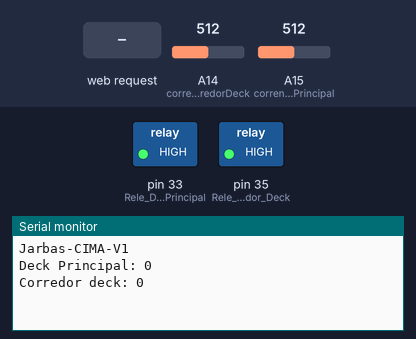
Simulated run of this sketch. Board: Arduino Mega 2560, built with avr-gcc and run on an emulated ATmega2560. Parts: switched loads named in the sketch (green lamp = pin HIGH), the last lines printed to the serial monitor. Inputs (shaded band) come from the test bench; at power-on: A14 (correnteReleCorredorDeck) = 512, A15 (correnteReleDeckPrincipal) = 512.

Above: at 1.2 s.
1.3 s: HTTP request GET /ir? received
At 2.5 s:
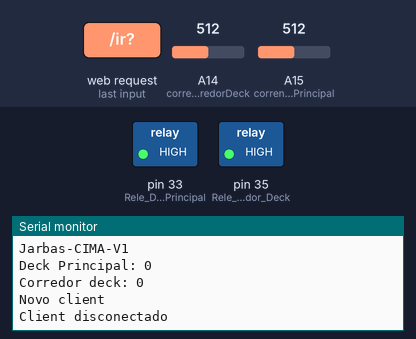
2.8 s: HTTP request GET /rele? received
At 4.3 s:
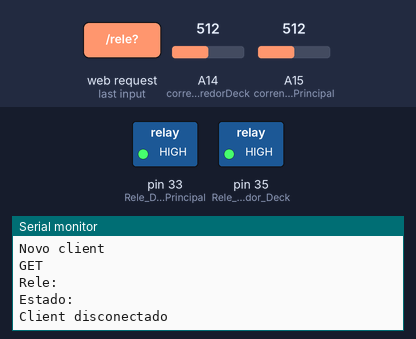

The sketch:

JARBAS_MEGA_CIMA.ino
```cpp
String jarbasVersion = "Jarbas-CIMA-V1";

/* ------------------------------------------------------------------ ETHERNET ------------------------------------------------------------------ */
//ethernet
#include <Ethernet.h>
#include <SPI.h>
EthernetServer server(8088); // Cria o servidor na porta 8080

byte myMac[]={0xDE, 0xAD, 0xBE, 0xEF, 0xFE, 0xED};  //Mac PRODUÇÃO
byte myIp[]  = { 192, 168, 0, 8 };   //define IP da central automação 1

byte gateway[] = { 192,168,0, 1 }; // ip do roteador
byte subnet[] = { 255, 255, 255, 0 };
/* ------------------------------------------------------------------ ETHERNET ------------------------------------------------------------------ */


#include <ArduinoJson.h>


/* ------------------------------------------------------------------ IR ------------------------------------------------------------------ */
/// IR
#include <IRremote.h>
IRsend irsend; // IR SALA
int NEGATIVOIRSALA = 22;
int NEGATIVOIRESCADA = 24;
int NEGATIVOIRCRIANCAS = 26;
int NEGATIVOIRMEIO = 28;
int NEGATIVOIRCASAL = 30;
int NEGATIVOIRBRINQUEDOTECA = 32;

/////// receptor IR sala
int RECV_PIN = 45; //45
IRrecv irrecv(RECV_PIN);

decode_results results;
float armazenavalor;

/* ------------------------------------------------------------------ IR ------------------------------------------------------------------ */


int Rele_Deck_Principal = 33;
int Rele_Corredor_Deck = 35;

int ESTADO_Rele_Deck_Principal = HIGH ;
int ESTADO_Rele_Corredor_Deck = HIGH ;

//sensor de tensão
float vetCorrente[300];
const int correnteReleDeckPrincipal = A15;
const int correnteReleCorredorDeck = A14;

// fim

String cmd = "";
String comando = "";
String estado = "";
String strTipo = "";
String strRepeticao = "";
String strLocal = "N";
String strTamanho = "";
int intTamanho;

bool debugControle = false;
bool debugTensao = false;
//----------------------------


void setPin(int pin, int flag){
  digitalWrite(pin, flag);
  if(debugControle == true){
    Serial.print("pin: ");
    Serial.print(pin);
    Serial.print(" flag: ");
    Serial.println(flag);
  }
}


void sendIr(String strRepeticao, String strLocal, String strValue)
{

/*
S - sala
E -escada
K -crianças
M -escritorio
C -casal
E -externas
*/

  if(strLocal != "S"){digitalWrite(NEGATIVOIRSALA, HIGH); }
  if(strLocal != "E"){digitalWrite(NEGATIVOIRESCADA, HIGH); }
  if(strLocal != "K"){digitalWrite(NEGATIVOIRCRIANCAS, HIGH); }
  if(strLocal != "M"){digitalWrite(NEGATIVOIRMEIO, HIGH); }
  //if(strLocal != "E"){digitalWrite(NEGATIVOIRMEIO, HIGH); }
  if(strLocal != "C"){digitalWrite(NEGATIVOIRCASAL, HIGH); }
  if(strLocal != "B"){digitalWrite(NEGATIVOIRBRINQUEDOTECA, HIGH); }


  int intRepeticao = strRepeticao.toInt();
  if(intRepeticao < 11){
    for (int i = 0; i < intRepeticao; i++) {
      unsigned long code = strValue.toInt();
      irsend.sendNEC(code, 32);
      delay(40);
    }
    if(debugControle == true){
      Serial.print("codigo:");
      Serial.print(strValue);
      Serial.print(" - repeticao:");
      Serial.print(strRepeticao);
      Serial.print(" - local:");
      Serial.println(strLocal);
    }
  }else{
    Serial.println("muitas repetições melhor parar");
  }

  if(strLocal != "S"){digitalWrite(NEGATIVOIRSALA, LOW); }
  if(strLocal != "E"){digitalWrite(NEGATIVOIRESCADA, LOW); }
  if(strLocal != "K"){digitalWrite(NEGATIVOIRCRIANCAS, LOW); }
  if(strLocal != "M"){digitalWrite(NEGATIVOIRMEIO, LOW); }
  //if(strLocal != "E"){digitalWrite(NEGATIVOIRMEIO, LOW); }
  if(strLocal != "C"){digitalWrite(NEGATIVOIRCASAL, LOW); }
  if(strLocal != "B"){digitalWrite(NEGATIVOIRBRINQUEDOTECA, LOW); }

  irrecv.enableIRIn(); // Re-enable receiver
}


void verificaTensao(int pin)
{

  //Serial.print("PIN = ");
  //Serial.println(pin);
  double maior_Valor = 0;
  double valor_Corrente = 0;

  float tensao = 127;
  float potencia = 0;

  for(int i = 0; i < 300; i++){
    vetCorrente[i] = analogRead(pin);
    //delayMicroseconds(600);
  }

  for(int i = 0; i < 300; i++){
    if(maior_Valor < vetCorrente[i]){
      maior_Valor = vetCorrente[i];
    }
  }

  maior_Valor = maior_Valor * 0.004882812;
  valor_Corrente = maior_Valor - 2.5;
  valor_Corrente = valor_Corrente * 1000;
  valor_Corrente = valor_Corrente / 66;         //sensibilidade : 66mV/A para ACS712 30A / 185mV/A para ACS712 5A
  valor_Corrente = valor_Corrente / 1.41421356;
  potencia = valor_Corrente * tensao;


  if(pin == 69){
    int Old_State_Rele_Deck_Principal = ESTADO_Rele_Deck_Principal;
    if(potencia > 55){
      ESTADO_Rele_Deck_Principal = HIGH;
      //Serial.println("ligado pin 69");
    }else{
      ESTADO_Rele_Deck_Principal = LOW;
      //Serial.println("desligado pin 69");
    }
    if(ESTADO_Rele_Deck_Principal != Old_State_Rele_Deck_Principal){
      Serial.print("Deck Principal: ");
      Serial.println(ESTADO_Rele_Deck_Principal);
    }
  }

  if(pin == 68){
    int Old_State_Rele_Corredor_Deck = ESTADO_Rele_Corredor_Deck;
    if(potencia > 55){
      ESTADO_Rele_Corredor_Deck = HIGH;
      //Serial.println("ligado pin 68");
    }else{
      ESTADO_Rele_Corredor_Deck = LOW;
      //Serial.println("desligado pin 68");
    }

    if(ESTADO_Rele_Corredor_Deck != Old_State_Rele_Corredor_Deck){
      Serial.print("Corredor deck: ");
      Serial.println(ESTADO_Rele_Corredor_Deck);
    }
  }


  if(debugTensao == true){
    Serial.print("Corrente = ");
    Serial.print(valor_Corrente);
    Serial.println(" A");

    Serial.print("Potencia = ");
    Serial.print(potencia);
    Serial.println(" W");
  }


}


void controlaLuz(int pin){
  //digitalWrite(pin, estado.toInt());
  digitalWrite(pin, !digitalRead(pin));
}
//inString.toInt()

void setup(){
  Serial.begin(9600);
  Ethernet.begin(myMac, myIp, gateway, subnet);//inicializa eternet


  pinMode(Rele_Deck_Principal, OUTPUT);
  pinMode(Rele_Corredor_Deck, OUTPUT);

  digitalWrite(Rele_Deck_Principal, HIGH);
  digitalWrite(Rele_Corredor_Deck, HIGH);

  //sensor de tensão
  pinMode(correnteReleDeckPrincipal, INPUT);
  pinMode(correnteReleCorredorDeck, INPUT);
  //fim

  irrecv.enableIRIn(); // Inicializa o receptor IR
  Serial.println(jarbasVersion);

}


void loop(){


  /////// RECEBE SERIAL //-----------------------------------------------------------------------------------------------------------
  if(Serial.available() > 0) {
    while(Serial.available() > 0){
      cmd += char(Serial.read());
      delay(10);
    }
    //Serial.println(cmd);
  }
  if (cmd.length() >0) {

    if(cmd == "portao"){
      //FLAGPortaoPedestre = LOW;
      Serial.println("teste");
    }

    // switch debug
    if(cmd == "debug-on"){debugControle = true;}
    if(cmd == "debug-off"){debugControle = false;}

    if(cmd == "debug-tensao-on"){debugTensao = true;}
    if(cmd == "debug-tensao-off"){debugTensao = false;}

    if(cmd == "rele10n"){
      digitalWrite(Rele_Deck_Principal, HIGH);
      Serial.println("aqui");
      }
    if(cmd == "rele10ff"){
      digitalWrite(Rele_Deck_Principal, LOW);
      Serial.println("aqui 2");
      }

      if(cmd == "rele20n"){
      digitalWrite(Rele_Corredor_Deck, HIGH);
      Serial.println("aqui");
      }
    if(cmd == "rele20ff"){
      digitalWrite(Rele_Corredor_Deck, LOW);
      Serial.println("aqui 2");
      }


    cmd = "";
  }
  //-----------------------------------------------------------------------------------------------------------------------------


verificaTensao(correnteReleDeckPrincipal);
verificaTensao(correnteReleCorredorDeck);


  /////// RECEBE ETHERNET //-----------------------------------------------------------------------------------------------------------
  EthernetClient client = server.available();
  if (!client) {
    return;
  }
  // Wait until the client sends some data
  Serial.println("Novo client");
  while(!client.available()){
    delay(1);
  }
  // Read the first line of the request
  String request = client.readStringUntil('\r');

  if(debugControle == true){
    Serial.print("Request: ");
    Serial.println(request);
  }

  if (request.indexOf("/ir?") != -1)  {
    strRepeticao = request.substring(9,10);
    intTamanho = request.length();
    strLocal = request.substring(intTamanho -9, intTamanho -10);
    comando = request.substring(10,intTamanho -10);
    sendIr(strRepeticao,strLocal, comando);


  }

  if (request.indexOf("/rele?") != -1)  {
    intTamanho = request.length();
    if(request.indexOf("POST /") != -1)  {
      estado = request.substring(11,12);
      comando = request.substring(12,intTamanho -9 );
      Serial.println("POST");
    }else if(request.indexOf("GET /") != -1)  {
      estado = request.substring(10,11);
      comando = request.substring(11,intTamanho -9 );
      Serial.println("GET");
    }


    Serial.print("Rele: ");
    Serial.println(comando);
    Serial.print("Estado: ");
    Serial.println(estado);

    if(comando == "Rele_Deck_Principal"){
      if(estado.toInt() != ESTADO_Rele_Deck_Principal){
        Serial.println("estado diferente");
        controlaLuz(Rele_Deck_Principal);

      }
    }
    if(comando == "Rele_Corredor_Deck"){
      if(estado.toInt() != ESTADO_Rele_Corredor_Deck){
        Serial.println("estado diferente");
        controlaLuz(Rele_Corredor_Deck);

      }


    }

  }


  // Return the response
  client.println("HTTP/1.1 200 OK");
  client.println("Content-Type: text/html");
  client.println("Access-Control-Allow-Origin: *");
  client.println(""); //  do not forget this one
  //client.print(montaString());
  //client.print("teste");

StaticJsonDocument<200> doc;

  // StaticJsonObject allocates memory on the stack, it can be
  // replaced by DynamicJsonDocument which allocates in the heap.
  //
  // DynamicJsonDocument  doc(200);

  // Add values in the document
  //


  doc["Rele_Deck_Principal"] = ESTADO_Rele_Deck_Principal;
  doc["Rele_Corredor_Deck"] = ESTADO_Rele_Corredor_Deck;

  // Add an array.
  //
  //JsonArray data = doc.createNestedArray("data");
  //data.add(48.756080);
  //data.add(2.302038);

  serializeJson(doc, client);

  delay(1);
  client.stop();
  Serial.println("Client disconectado");
  Serial.println("");


  //-----------------------------------------------------------------------------------------------------------------------------


}// FIM DO LOOP
```

Measured:
- after the input at 1.3 s, the serial monitor: prints a new line at once (image 1)
- after the input at 2.8 s, the serial monitor: prints a new line at once (image 2)
